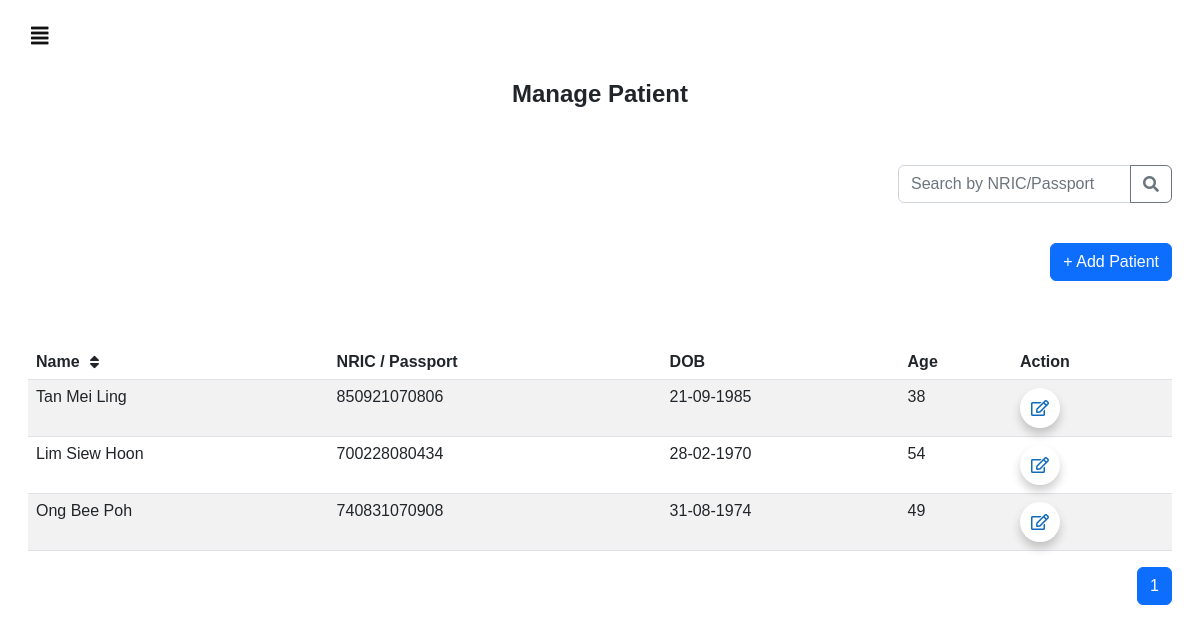
The page /homepage/ on the database as committed earlier.
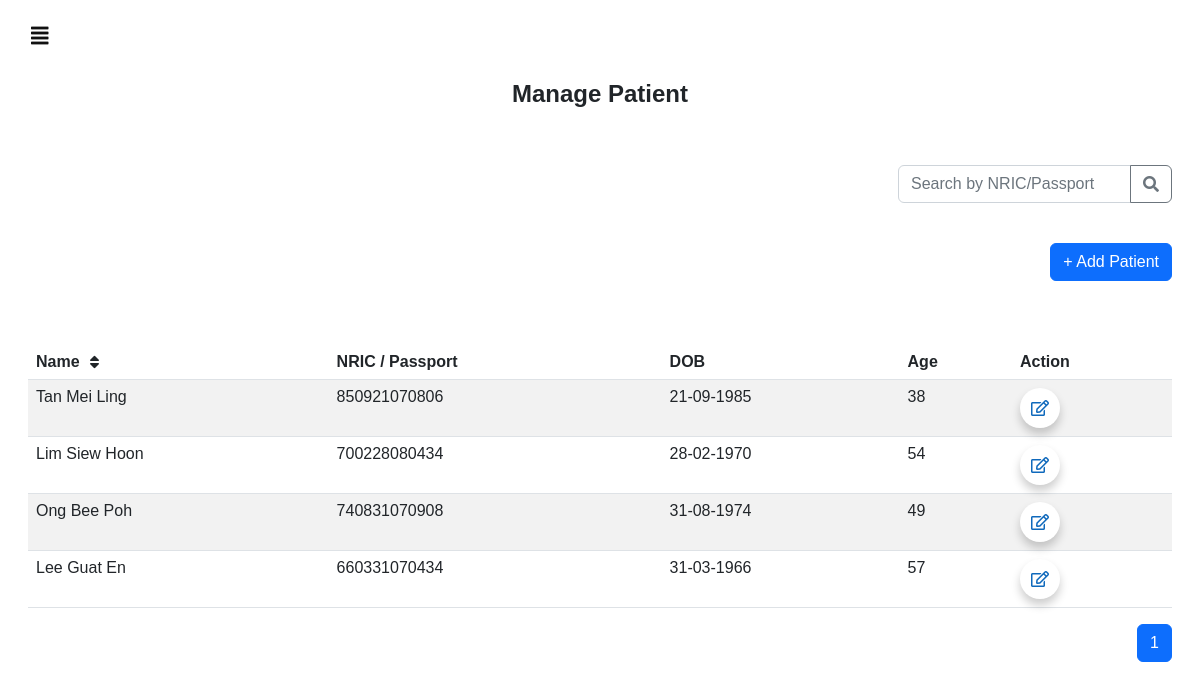
The same page on the database as committed later.
### users/models.py (models this page shows, shortened)
class Patient(models.Model):
    fullname = models.CharField(max_length=100)
    nric_passport = models.CharField(max_length=20, unique=True)
    dob = models.DateField()
    age = models.IntegerField()
    created_at = models.DateTimeField(auto_now_add=True)
    deleted = models.BooleanField(default=False)
    allergies = models.ManyToManyField(Property, related_name='patients_with_allergy')

### users/views.py (the view)
# urls.py: path('homepage/', views.homepage, name="homepage"),
def homepage(request):
    patients = Patient.objects.filter(deleted=False).order_by('created_at')
    allergies = Property.objects.all()
    paginator = Paginator(patients,10)
    page_number = request.GET.get('page')
    page = paginator.get_page(page_number)
    max_pages = paginator.num_pages
    current_page = page.number
    page_range = range(max(1, current_page - 2), min(max_pages, current_page + 2) + 1)
    context={
        'patients': page,
        'allergies': allergies,
        'page_range': page_range
    }
    return render(request,'homepage.html', context)

### templates/homepage.html (shortened to what this page needs)
{% extends "sidebar.html" %}
{% block content %}
<html>
    <head>
    </head>
    <body>
        <br>
        <h4><center><b>Manage Patient</b></center></h4>
        <br><br>
        <div class="row justify-content-end">
            <div class="col-auto">
                <div class="input-group mb-3">
                    <input type="text" class="form-control" placeholder="Search by NRIC/Passport" id="searchInput">
                    <button class="btn btn-outline-secondary" type="button" id="searchButton">
                        <i class="fas fa-search"></i>
                    </button>
                </div>
            </div>
        </div>
        <br>
        <div class="row justify-content-end">
            <div class="col-auto">
                <button type="button" class="btn btn-primary mb-3" data-bs-toggle="modal" data-bs-target="#addPatientModal" onclick="resetPatientForm()">
                    <a href="#" class="addPatientButton">+ Add Patient</a>
                </button>
            </div>
        </div>
        <br><br>
        <table id="patient_table" class="table table-striped">
            <thead>
                <tr>
                    <th onclick="sortTable(0)">
                        <div class="header-wrapper">
                            <span>
                                Name
                                <i class="fas fa-sort" style="margin-left: 10px;"></i>
                            </span>
                        </div>
                    </th>
                    <th>NRIC / Passport</th>
                    <th>DOB</th>
                    <th>Age</th>
                    <th>Action</th>
                </tr>
            </thead>
            <tbody>
                {% for patient in patients %}
                <tr>
                    <td>{{ patient.fullname }}</td>
                    <td>{{ patient.nric_passport }}</td>
                    <td>{{ patient.dob|date:"d-m-Y" }}</td>
                    <td>{{ patient.age }}</td>
                    <td class="action-buttons">
                        <button type="button" class="btn btn-primary edit-icon-btn" data-bs-toggle="modal" data-bs-target="#editPatientModal{{ patient.id }}" title="Edit Patient"><i class="far fa-edit"></i></button>
                    </td>
                </tr>
                {% endfor %}
            </tbody>
        </table>
        <nav aria-label="Page navigation example">
            <ul class="pagination justify-content-end">
                {% for i in page_range %}
                    {% if i == patients.number %}
                    <li class="page-item active">
                        <span class="page-link">{{ i }}</span>
                    </li>
                    {% else %}
                    <li class="page-item">
                        <a class="page-link" href="?page={{ i }}">{{ i }}</a>
                    </li>
                    {% endif %}
                {% endfor %}
            </ul>
        </nav>
    </body>
</html>
{% endblock %}

Rows that differ between the two databases and show on the page:
now on this page (row edited): Patient: fullname "Lee Guat En", nric_passport "660331070434", dob "31-03-1966", age "57"
